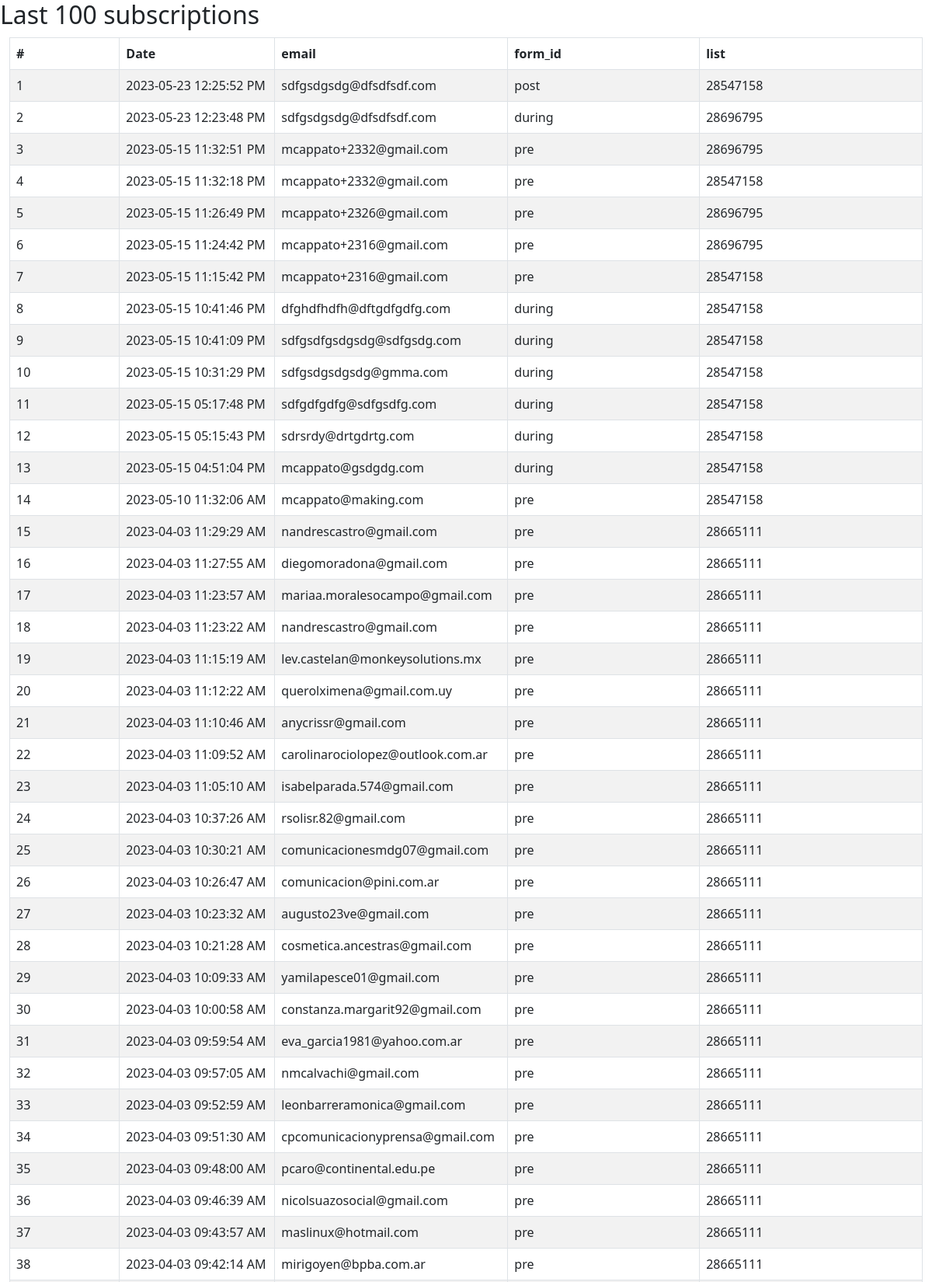
The page /services/getSubscriptionsDoppler.php (upper part) on the database its author committed.
### tables this page shows
CREATE TABLE IF NOT EXISTS `subscriptions_doppler` (
  `id` int(11) NOT NULL AUTO_INCREMENT,
  `email` varchar(250) NOT NULL,
  `list` varchar(50) NOT NULL,
  `register` varchar(50) NOT NULL,
  `form_id` varchar(50) NOT NULL,
  `firstname` varchar(150) DEFAULT NULL,
  `lastname` varchar(150) DEFAULT NULL,
  `phone` varchar(300) DEFAULT NULL,
  `country` varchar(150) DEFAULT NULL,
  `company` varchar(300) DEFAULT NULL,
  `jobPosition` varchar(150) DEFAULT NULL,
  `ecommerce` tinyint(1) NOT NULL DEFAULT 1,
  `digital-trends` tinyint(1) NOT NULL DEFAULT 0,
  `ip` varchar(150) NOT NULL,
  `country_ip` varchar(150) NOT NULL,
  `privacy` tinyint(1) NOT NULL,
  `promotions` tinyint(1) DEFAULT NULL,
  `source_utm` text DEFAULT NULL,
  `medium_utm` text DEFAULT NULL,
  `campaign_utm` text DEFAULT NULL,
  `content_utm` text DEFAULT NULL,
  `term_utm` text DEFAULT NULL,
  PRIMARY KEY (`id`)
);

### utils/DB.php (called while the page is built, shortened)
<?php
class DB
{
    protected $connection;
    public $query;
    public function __construct($dbhost, $dbuser, $dbpass, $dbname, $charset = 'utf8')
    {
        $this->connection = new mysqli($dbhost, $dbuser, $dbpass, $dbname);
        $this->connection->set_charset($charset);
    }
    public function query($query)
    {
        if ($this->query = $this->connection->prepare($query)) {
            $this->query->execute();
        } else {
            $this->error('Unable to prepare MySQL statement (check your syntax) - ' . $this->connection->error);
        }
        return $this;
    }
    public function fetchAll($callback = null)
    {
        $params = array();
        $row = array();
        $meta = $this->query->result_metadata();
        while ($field = $meta->fetch_field()) {
            $params[] = &$row[$field->name];
        }
        call_user_func_array(array($this->query, 'bind_result'), $params);
        $result = array();
        while ($this->query->fetch()) {
            $r = array();
            foreach ($row as $key => $val) {
                $r[$key] = $val;
            }
            if ($callback != null && is_callable($callback)) {
                $value = call_user_func($callback, $r);
                if ($value == 'break') break;
            } else {
                $result[] = $r;
            }
        }
        return $result;
    }
    public function getSubscriptionsDoppler()
    {
        $sql = $this->query("SELECT * FROM subscriptions_doppler order by id DESC LIMIT 100");
        $result = $sql->fetchAll();
        return $result;
    }
}

### services/getSubscriptionsDoppler.php (the view, shortened to what this page needs)
<?php
require_once($_SERVER['DOCUMENT_ROOT']  . '/utils/DB.php');
$db = new DB(DB_HOST, DB_USER, DB_PASSWORD, DB_NAME);
$subscriptions = $db->getSubscriptionsDoppler();
?>
<!DOCTYPE html>
<html lang="en">
<head>
    <link href="https://getbootstrap.com/docs/5.0/dist/css/bootstrap.min.css" rel="stylesheet">
</head>
<body>
    <div class="row">
        <h2>Last 100 subscriptions</h2><br /></br>
    </div>
    <div class="container-xxl d-flex align-items-md-center">
        <?php if ($subscriptions) : ?>
            <table class="table table-bordered table-striped">
                <thead>
                    <tr>
                        <th scope="col">#</th>
                        <th scope="col">Date</th>
                        <th scope="col">email</th>
                        <th scope="col">form_id</th>
                        <th scope="col">list</th>
                    </tr>
                </thead>
                <tbody>
                    <?php
                    $count = 1;
                    foreach ($subscriptions as $subs) : ?>
                        <tr>
                            <td><?= $count++ ?></td>
                            <td style="width: 200px;"><?= $subs['register'] ?></td>
                            <td style="width: 300px;"><?= $subs['email'] ?></td>
                            <td><?= $subs['form_id'] ?></td>
                            <td><?= $subs['list'] ?></td>
                        </tr>
                    <?php endforeach ?>
                </tbody>
            </table>
        <?php endif; ?>
    </div>
</body>
</html>

### rows shown on the page
subscriptions_doppler: register "2023-05-23 12:25:52 PM", email "sdfgsdgsdg@dfsdfsdf.com", form "post", list "28547158"
subscriptions_doppler: register "2023-05-23 12:23:48 PM", email "sdfgsdgsdg@dfsdfsdf.com", form "during", list "28696795"
subscriptions_doppler: register "2023-05-15 11:32:51 PM", email "mcappato+2332@gmail.com", form "pre", list "28696795"
subscriptions_doppler: register "2023-05-15 11:32:18 PM", email "mcappato+2332@gmail.com", form "pre", list "28547158"
subscriptions_doppler: register "2023-05-15 11:26:49 PM", email "mcappato+2326@gmail.com", form "pre", list "28696795"
subscriptions_doppler: register "2023-05-15 11:24:42 PM", email "mcappato+2316@gmail.com", form "pre", list "28696795"
subscriptions_doppler: register "2023-05-15 11:15:42 PM", email "mcappato+2316@gmail.com", form "pre", list "28547158"
subscriptions_doppler: register "2023-05-15 10:41:46 PM", email "dfghdfhdfh@dftgdfgdfg.com", form "during", list "28547158"
subscriptions_doppler: register "2023-05-15 10:41:09 PM", email "sdfgsdfgsdgsdg@sdfgsdg.com", form "during", list "28547158"
subscriptions_doppler: register "2023-05-15 10:31:29 PM", email "sdfgsdgsdgsdg@gmma.com", form "during", list "28547158"
subscriptions_doppler: register "2023-05-15 05:17:48 PM", email "sdfgdfgdfg@sdfgsdfg.com", form "during", list "28547158"
subscriptions_doppler: register "2023-05-15 05:15:43 PM", email "sdrsrdy@drtgdrtg.com", form "during", list "28547158"
subscriptions_doppler: register "2023-05-15 04:51:04 PM", email "mcappato@gsdgdg.com", form "during", list "28547158"
subscriptions_doppler: register "2023-05-10 11:32:06 AM", email "mcappato@making.com", form "pre", list "28547158"
subscriptions_doppler: register "2023-04-03 11:29:29 AM", email "nandrescastro@gmail.com", form "pre", list "28665111"
subscriptions_doppler: register "2023-04-03 11:27:55 AM", email "diegomoradona@gmail.com", form "pre", list "28665111"
subscriptions_doppler: register "2023-04-03 11:23:57 AM", email "mariaa.moralesocampo@gmail.com", form "pre", list "28665111"
subscriptions_doppler: register "2023-04-03 11:23:22 AM", email "nandrescastro@gmail.com", form "pre", list "28665111"
subscriptions_doppler: register "2023-04-03 11:15:19 AM", email "lev.castelan@monkeysolutions.mx", form "pre", list "28665111"
subscriptions_doppler: register "2023-04-03 11:12:22 AM", email "querolximena@gmail.com.uy", form "pre", list "28665111"
subscriptions_doppler: register "2023-04-03 11:10:46 AM", email "anycrissr@gmail.com", form "pre", list "28665111"
subscriptions_doppler: register "2023-04-03 11:09:52 AM", email "carolinarociolopez@outlook.com.ar", form "pre", list "28665111"
subscriptions_doppler: register "2023-04-03 11:05:10 AM", email "isabelparada.574@gmail.com", form "pre", list "28665111"
subscriptions_doppler: register "2023-04-03 10:37:26 AM", email "rsolisr.82@gmail.com", form "pre", list "28665111"
subscriptions_doppler: register "2023-04-03 10:30:21 AM", email "comunicacionesmdg07@gmail.com", form "pre", list "28665111"
subscriptions_doppler: register "2023-04-03 10:26:47 AM", email "comunicacion@pini.com.ar", form "pre", list "28665111"
subscriptions_doppler: register "2023-04-03 10:23:32 AM", email "augusto23ve@gmail.com", form "pre", list "28665111"
subscriptions_doppler: register "2023-04-03 10:21:28 AM", email "cosmetica.ancestras@gmail.com", form "pre", list "28665111"
subscriptions_doppler: register "2023-04-03 10:09:33 AM", email "yamilapesce01@gmail.com", form "pre", list "28665111"
subscriptions_doppler: register "2023-04-03 10:00:58 AM", email "constanza.margarit92@gmail.com", form "pre", list "28665111"
subscriptions_doppler: register "2023-04-03 09:59:54 AM", email "eva_garcia1981@yahoo.com.ar", form "pre", list "28665111"
subscriptions_doppler: register "2023-04-03 09:57:05 AM", email "nmcalvachi@gmail.com", form "pre", list "28665111"
subscriptions_doppler: register "2023-04-03 09:52:59 AM", email "leonbarreramonica@gmail.com", form "pre", list "28665111"
subscriptions_doppler: register "2023-04-03 09:51:30 AM", email "cpcomunicacionyprensa@gmail.com", form "pre", list "28665111"
subscriptions_doppler: register "2023-04-03 09:48:00 AM", email "pcaro@continental.edu.pe", form "pre", list "28665111"
subscriptions_doppler: register "2023-04-03 09:46:39 AM", email "nicolsuazosocial@gmail.com", form "pre", list "28665111"
subscriptions_doppler: register "2023-04-03 09:43:57 AM", email "maslinux@hotmail.com", form "pre", list "28665111"
subscriptions_doppler: register "2023-04-03 09:42:14 AM", email "mirigoyen@bpba.com.ar", form "pre", list "28665111"
